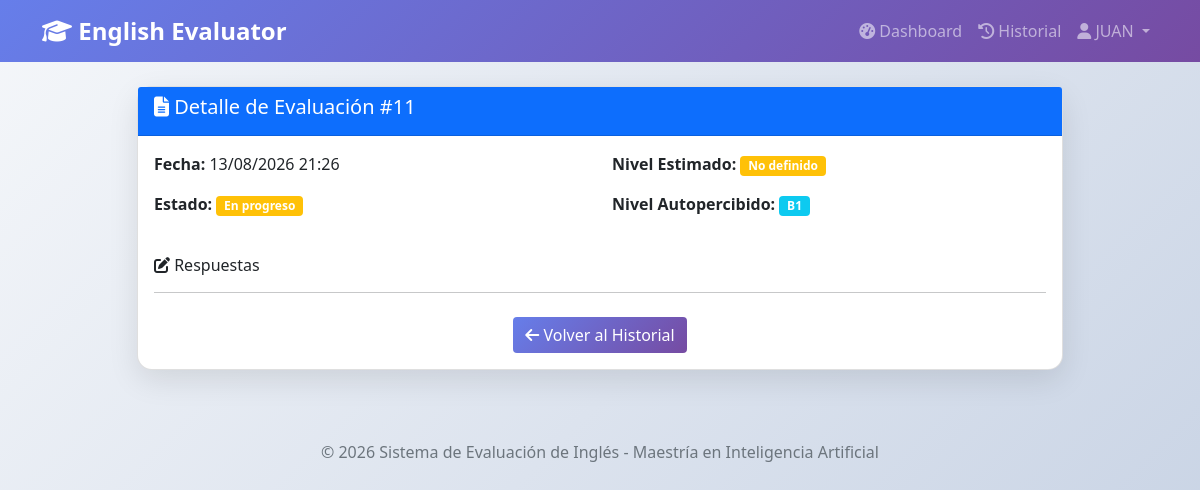
Page /evaluacion/detalle/11 (signed in) on the committed database.
### app.py (models this page shows, shortened)
class Usuario(db.Model):
    __tablename__ = 'usuarios'
    id = db.Column(db.Integer, primary_key=True)
    nombre = db.Column(db.String(100), nullable=False)
    apellido = db.Column(db.String(100), nullable=False)
    correo = db.Column(db.String(150), unique=True, nullable=False)
    password = db.Column(db.String(255), nullable=False)
    rol = db.Column(db.String(20), default='ESTUDIANTE')
    estado = db.Column(db.Boolean, default=True)
    fecha_creacion = db.Column(db.DateTime, default=datetime.utcnow)
    ultimo_login = db.Column(db.DateTime)
    nivel_autopercibido_id = db.Column(db.Integer, db.ForeignKey('niveles_mcer.id'), nullable=True)
    nivel_autopercibido = db.relationship('NivelMCER', foreign_keys=[nivel_autopercibido_id])
    evaluaciones = db.relationship('Evaluacion', backref='usuario', lazy=True)

class Evaluacion(db.Model):
    __tablename__ = 'evaluaciones'
    id = db.Column(db.Integer, primary_key=True)
    usuario_id = db.Column(db.Integer, db.ForeignKey('usuarios.id'), nullable=False)
    fecha_inicio = db.Column(db.DateTime, default=datetime.utcnow)
    fecha_fin = db.Column(db.DateTime)
    nivel_estimado_id = db.Column(db.Integer, db.ForeignKey('niveles_mcer.id'))
    estado = db.Column(db.String(30), default='EN_PROCESO')
    accuracy = db.Column(db.Numeric(5, 2))
    precision = db.Column(db.Numeric(5, 2))
    recall = db.Column(db.Numeric(5, 2))
    f1_score = db.Column(db.Numeric(5, 2))
    respuestas = db.relationship('Respuesta', backref='evaluacion', lazy=True)
    nivel_estimado = db.relationship('NivelMCER', foreign_keys=[nivel_estimado_id])

class NivelMCER(db.Model):
    __tablename__ = 'niveles_mcer'
    id = db.Column(db.Integer, primary_key=True)
    codigo = db.Column(db.String(2), unique=True, nullable=False)
    nombre = db.Column(db.String(50))
    descripcion = db.Column(db.Text)
    preguntas = db.relationship('Pregunta', backref='nivel', lazy=True)

### app.py (the view, shortened to what this page needs)
@app.route('/evaluacion/detalle/<int:evaluacion_id>')
@login_required
def detalle_evaluacion(evaluacion_id):
    evaluacion = Evaluacion.query.get(evaluacion_id)
    if not evaluacion:
        flash('Evaluación no encontrada.', 'danger')
        return redirect(url_for('historial'))
    if evaluacion.usuario_id != current_user.id and current_user.rol != 'ADMINISTRADOR':
        flash('Acceso denegado.', 'danger')
        return redirect(url_for('historial'))
    respuestas = Respuesta.query.filter_by(evaluacion_id=evaluacion_id).all()
    detalles = []
    return render_template('detalle_evaluacion.html',
                         evaluacion=evaluacion,
                         detalles=detalles)

### app.py (called while the page is built)
@login_manager.user_loader
def load_user(user_id):
    return Usuario.query.get(int(user_id))

### templates/detalle_evaluacion.html (shortened to what this page needs)
{% extends "base.html" %}
{% block content %}
<div class="row justify-content-center">
    <div class="col-md-10">
        <div class="card">
            <div class="card-header bg-primary text-white">
                <h5><i class="fas fa-file-alt"></i> Detalle de Evaluación #{{ evaluacion.id }}</h5>
            </div>
            <div class="card-body">
                <div class="row mb-4">
                    <div class="col-md-6">
                        <p><strong>Fecha:</strong> {{ evaluacion.fecha_inicio.strftime('%d/%m/%Y %H:%M') }}</p>
                        <p><strong>Estado:</strong>
                            {% if evaluacion.estado == 'COMPLETADA' %}
                                <span class="badge bg-success">Completada</span>
                            {% else %}
                                <span class="badge bg-warning">En progreso</span>
                            {% endif %}
                        </p>
                    </div>
                    <div class="col-md-6">
                        <p><strong>Nivel Estimado:</strong>
                            {% if evaluacion.nivel_estimado %}
                                <span class="badge bg-success">{{ evaluacion.nivel_estimado.codigo }}</span>
                            {% else %}
                                <span class="badge bg-warning">No definido</span>
                            {% endif %}
                        </p>
                        <p><strong>Nivel Autopercibido:</strong>
                            {% if evaluacion.usuario.nivel_autopercibido %}
                                <span class="badge bg-info">{{ evaluacion.usuario.nivel_autopercibido.codigo }}</span>
                            {% else %}
                                <span class="badge bg-secondary">No definido</span>
                            {% endif %}
                        </p>
                    </div>
                </div>
                <h6><i class="fas fa-edit"></i> Respuestas</h6>
                <hr>
                <div class="text-center mt-4">
                    <a href="{{ url_for('historial') }}" class="btn btn-primary">
                        <i class="fas fa-arrow-left"></i> Volver al Historial
                    </a>
                </div>
            </div>
        </div>
    </div>
</div>
{% endblock %}

### templates/base.html (shortened to what this page needs)
<!DOCTYPE html>
<html lang="es">
<head>
    <link href="https://cdn.jsdelivr.net/npm/bootstrap@5.1.3/dist/css/bootstrap.min.css" rel="stylesheet">
    <link rel="stylesheet" href="https://cdnjs.cloudflare.com/ajax/libs/font-awesome/6.4.0/css/all.min.css">
</head>
<body>
    <nav class="navbar navbar-expand-lg navbar-dark bg-primary" style="background: linear-gradient(135deg, #667eea 0%, #764ba2 100%) !important;">
        <div class="container">
            <a class="navbar-brand" href="{{ url_for('index') }}">
                <i class="fas fa-graduation-cap"></i> English Evaluator
            </a>
            <div class="collapse navbar-collapse" id="navbarNav">
                <ul class="navbar-nav ms-auto">
                    {% if current_user.is_authenticated %}
                        <li class="nav-item">
                            <a class="nav-link" href="{{ url_for('dashboard') }}">
                                <i class="fas fa-tachometer-alt"></i> Dashboard
                            </a>
                        </li>
                        <li class="nav-item">
                            <a class="nav-link" href="{{ url_for('historial') }}">
                                <i class="fas fa-history"></i> Historial
                            </a>
                        </li>
                        <li class="nav-item dropdown">
                            <a class="nav-link dropdown-toggle" href="#" id="userDropdown" role="button" data-bs-toggle="dropdown">
                                <i class="fas fa-user"></i> {{ current_user.nombre }}
                            </a>
                        </li>
                    {% endif %}
                </ul>
            </div>
        </div>
    </nav>
    <div class="container mt-4">
        {% block content %}{% endblock %}
    </div>
    <div class="footer">
        <p class="text-muted">© 2026 Sistema de Evaluación de Inglés - Maestría en Inteligencia Artificial</p>
    </div>
</body>
</html>

### templates/base.html (style rules this page uses)
body { background: linear-gradient(135deg, #f5f7fa 0%, #c3cfe2 100%); min-height: 100vh; }
.navbar-brand { font-weight: bold; font-size: 1.5rem; }
.card { border-radius: 15px; box-shadow: 0 10px 30px rgba(0,0,0,0.1); transition: transform 0.3s; }
.btn-primary { background: linear-gradient(135deg, #667eea 0%, #764ba2 100%); border: none; }
.footer { margin-top: 50px; padding: 20px; text-align: center; color: #666; }

### rows in the picture
Usuario: nombre "JUAN"
Evaluacion: id "11", fecha_inicio "13/08/2026 21:26"
NivelMCER: usuario.nivel_autopercibido.codigo "B1"
